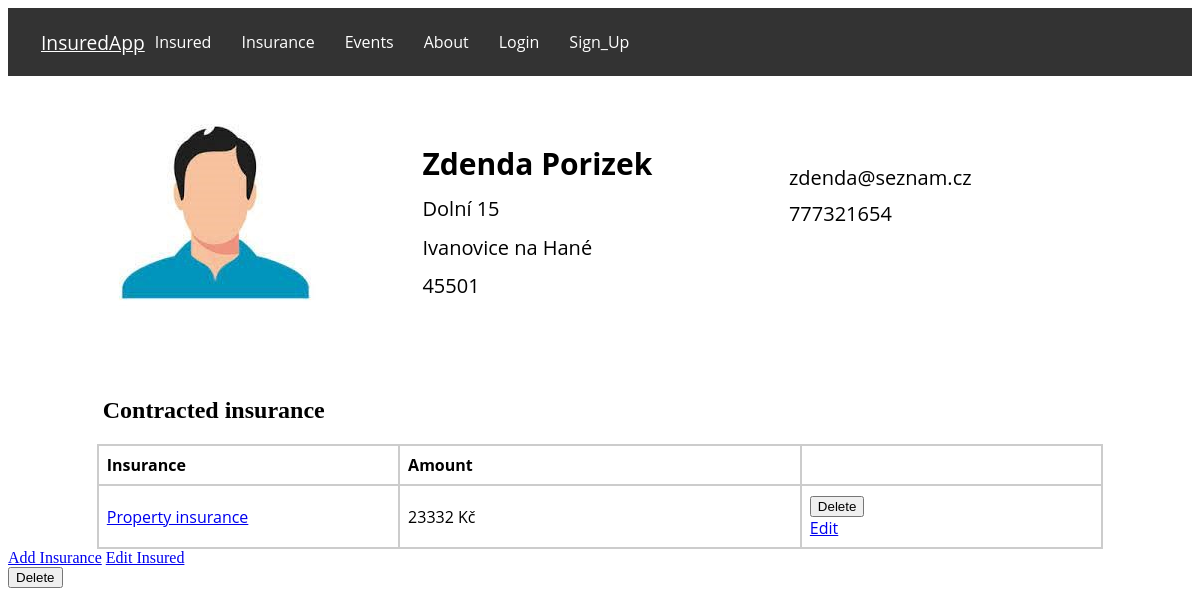
The page /insured/5/ on the database as committed earlier.
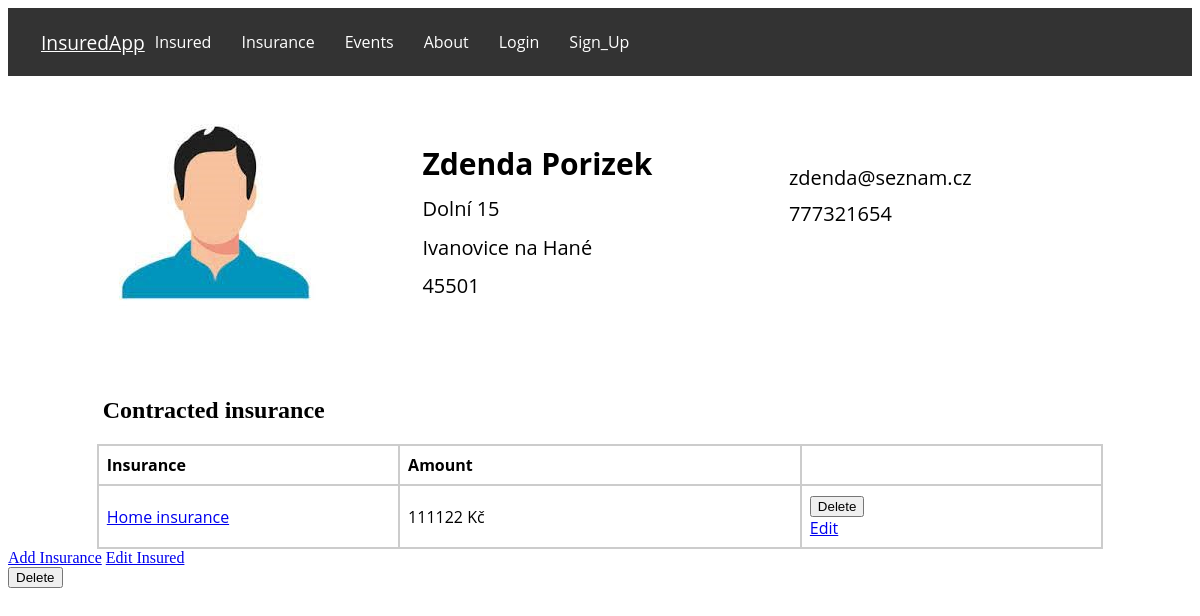
The same page on the database as committed later.
### evidence/models.py (models this page shows, shortened)
class Insured(models.Model):
    user = models.ForeignKey(User, on_delete=models.CASCADE, related_name='insured', null=True)
    ROLE_CHOICES = (
        ('insurer', 'Insurer'),
        ('insured', 'Insured'),
    )
    first_name = models.CharField(max_length=100)
    profile_photo = models.ImageField(upload_to='profile_photos', blank=True, null=True)
    last_name = models.CharField(max_length=100)
    email = models.EmailField()
    role = models.CharField(max_length=10, choices=ROLE_CHOICES, null=True)
    street = models.CharField(max_length=100)
    city = models.CharField(max_length=64)
    zipcode = models.IntegerField()
    phone = models.CharField(max_length=16)
    class Meta:
        ordering = ['id']

class Insurance(models.Model):
    INSURANCE_TYPE = (
        ('home', 'Home insurance'),
        ('car', 'Car insurance'),
        ('property', 'Property insurance'),
    )
    insurance = models.ManyToManyField(Insured, related_name='insurance')
    type = models.CharField(max_length=32, choices=INSURANCE_TYPE)
    subject = models.CharField(max_length=32)
    amount = models.IntegerField()
    valid_from = models.DateField()
    valid_until = models.DateField()
    class Meta:
        ordering = ['id']

### evidence/views.py (the view)
# urls.py: path('insured/<int:insured_id>/', views.insured_detail, name='insured_detail'),
def insured_detail(request, insured_id):
    insured = get_object_or_404(Insured, pk=insured_id)
    return render(request, 'insured_detail.html', {'insured': insured, 'insured_id': insured_id})

### evidence/templates/insured_detail.html (shortened to what this page needs)
{% extends 'base.html' %}
{% load static %}
{% block content %}
    <div class="insured-info">
        <div class="thumbnail">
            {% if insured.profile_photo %}
                <img src="{{ insured.profile_photo.url }}" alt="Thumbnail">
            {% else %}
                <img src="{% static 'evidence/default_thumbnail.jpg' %}" alt="Default Thumbnail">
            {% endif %}
        </div>
        <div class="personal-info">
            <p class="name">{{ insured.first_name }} {{ insured.last_name }}</p>
            <p>{{ insured.street }}</p>
            <p>{{ insured.city }}</p>
            <p>{{ insured.zipcode }}</p>
        </div>
        <div class="contact-info">
            <p>{{ insured.email }}</p>
            <p>{{ insured.phone }}</p>
        </div>
    </div>
    <div class="insured-policies">
        <h2 class="insured-h">Contracted insurance</h2>
        <table class="policies-table">
            <thead>
                <tr>
                    <th>Insurance</th>
                    <th>Amount</th>
                    <th></th>
                </tr>
            </thead>
            <tbody>
            {% for policy in insured.insurance.all %}
                <tr>
                    <td><a href="{% url 'insurance_detail' insurance_id=policy.id %}">{{ policy.get_type_display }}</a></td>
                    <td>{{ policy.amount }} Kč</td>
                  <td>
                        <form method="post" action="{% url 'delete_insurance' insurance_id=policy.id %}">
                            <button type="submit" class="delete-button" onclick="return confirm('Are you sure you want to delete this insurance?')">Delete</button>
                        </form>
                        <a href="{% url 'edit_insurance' insurance_id=policy.id %}">Edit</a>
                    </td>
                </tr>
            {% endfor %}
            </tbody>
        </table>
    </div>
    <a href="{% url 'add_insurance' insured_id=insured.id %}">Add Insurance</a>
    <a href="{% url 'edit_insured' insured.id %}">Edit Insured</a>
    <form method="post" action="{% url 'delete_insured' insured.id %}">
        <button type="submit" class="delete-button" onclick="return confirm('Are you sure you want to delete this insured?')">Delete</button>
    </form>
{% endblock %}

### evidence/templates/base.html (shortened to what this page needs)
<!DOCTYPE html>
<html>
{% load static %}
<head>
    <link href="{% static 'css/style.css' %}" rel="stylesheet">
</head>
<body>
    <div class="navbar">
        <div class="navbar-logo">
            <a href="/">InsuredApp</a>
        </div>
        <div class="navbar-links">
            <a href="/insured/">Insured</a>
            <a href="/insurances/">Insurance</a>
            <a href="/insurance_events/">Events</a>
            <a href="/about/">About</a>
             {% if user.is_authenticated %}
            <span>{{ user.username }}</span>
            <a href="/logout/">Logout</a>
            {% else %}
            <a href="/login/">Login</a>
            <a href="/signup/">Sign_Up</a>
            {% endif %}
        </div>
    </div>
    <div class="content">
        {% block content %}{% endblock %}
    </div>
</body>
</html>

### static/css/style.css (style rules this page uses)
.navbar { background-color: #333; color: #fff; padding: 18px; display: flex; align-items: center; font-family: 'Open Sans', sans-serif; }
.navbar-logo { color: #fff; margin-right: auto; margin-left: 10px; font-size: 120%; }
.navbar-links { display: flex; margin-right: 55%; }
.navbar a { color: #fff; text-decoration: non margin-right: 10px; padding: 5px; }
.navbar-links a { color: #fff; text-decoration: none; margin-right: 20px; }
.insured-h, .insurances-h, .insured-events-h { margin-top: 5%; margin-left: 8%; }
.insured-table, .policies-table, .insurances-table, .insured-events-table { width: 85%; margin-top: 20px; margin-left: auto; margin-right: auto; border-collapse: collapse; font-family: 'Open Sans', sans-serif; }
.insured-table th, .insured-table td, .policies-table th, .policies-table td, .insurances-table th, .insurances-table td, .insured-events-table th, .insured-events-table td { padding: 8px; border: 2px solid #ccc; }
.policies-table th:nth-child(2), .policies-table td:nth-child(2) { width: 40%; }
.policies-table th:nth-child(1), .policies-table td:nth-child(1), .policies-table th:nth-child(3), .policies-table td:nth-child(3) { width: 30%; }
.insured-table th, .policies-table th { text-align: left; }
.insured-info { display: flex; align-items: flex-start; margin-top: 20px; font-family: 'Open Sans', sans-serif; }
.thumbnail { margin: 1% 0 0 8%; }
.personal-info { margin: 3% 0 0 8%; font-size: 20px; }
.personal-info p { margin: 5% 0; }
.contact-info { margin: 5% 0 0 10%; font-size: 20px; }
.contact-info p { margin: 5% 0 0 10%; }
.name { font-size: 1.5em; font-weight: bold; margin-bottom: 10px; }

Rows that differ between the two databases and show on the page:
removed Insurance: type "Property insurance", amount "23332"
added Insurance: type "Home insurance", amount "111122"
